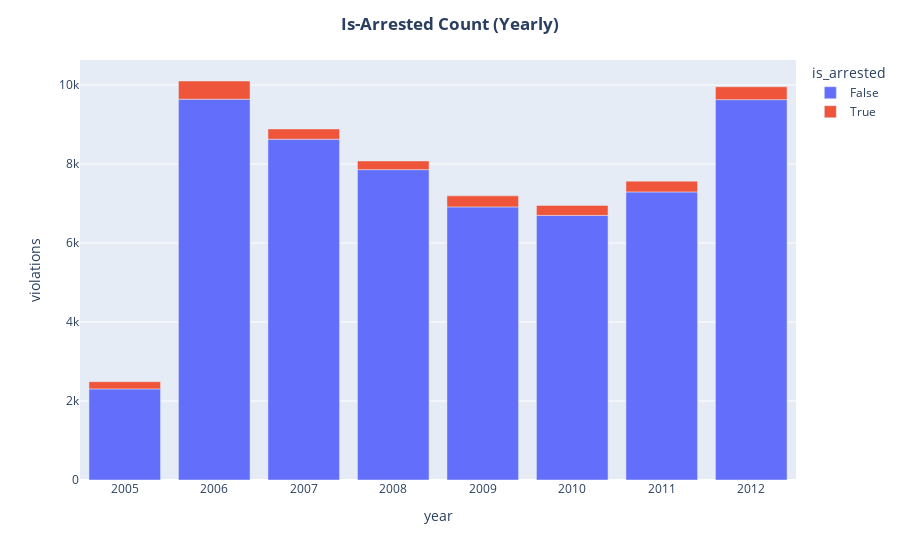

The cell this chart's notebook holds for it:
### Markdown cell above
- Is_Arreste Count and % Count (Yearly)

### Code cell
dfa_year_arrest=dfa.groupby(['year','is_arrested'])['violations'].count().reset_index()
fig=px.bar(dfa_year_arrest,x='year',y='violations',color='is_arrested')
fig.update_layout(title={'text':'<b>Is-Arrested Count (Yearly)','x':0.5})
fig.show()

### Figure 1 — Plotly figure (JSON) as saved in the notebook; plotly's stock layout.template omitted (floating-point values rounded to 4 significant figures)
{"data": [{"alignmentgroup": "True", "hovertemplate": "is_arrested=False<br>year=%{x}<br>violations=%{y}<extra></extra>", "legendgroup": "False", "marker": {"color": "#636efa", "pattern": {"shape": ""}}, "name": "False", "offsetgroup": "False", "orientation": "v", "showlegend": true, "textposition": "auto", "type": "bar", "x": ["2005", "2006", "2007", "2008", "2009", "2010", "2011", "2012"], "xaxis": "x", "y": [2306, 9640, 8627, 7857, 6914, 6698, 7293, 9629], "yaxis": "y"}, {"alignmentgroup": "True", "hovertemplate": "is_arrested=True<br>year=%{x}<br>violations=%{y}<extra></extra>", "legendgroup": "True", "marker": {"color": "#EF553B", "pattern": {"shape": ""}}, "name": "True", "offsetgroup": "True", "orientation": "v", "showlegend": true, "textposition": "auto", "type": "bar", "x": ["2005", "2006", "2007", "2008", "2009", "2010", "2011", "2012"], "xaxis": "x", "y": [183, 461, 261, 220, 279, 254, 273, 327], "yaxis": "y"}], "layout": {"barmode": "relative", "legend": {"title": {"text": "is_arrested"}, "tracegroupgap": 0}, "margin": {"t": 60}, "title": {"text": "<b>Is-Arrested Count (Yearly)", "x": 0.5}, "xaxis": {"anchor": "y", "domain": [0, 1], "title": {"text": "year"}}, "yaxis": {"anchor": "x", "domain": [0, 1], "title": {"text": "violations"}}}}
